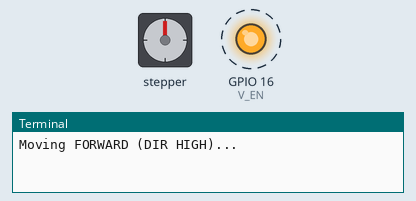
Recording of a program running on a simulated Raspberry Pi (BCM pin numbers). On the bench: stepper motor, output pins drawn as LEDs (lit = HIGH), the last lines printed to the terminal. Dashed ring = blinking. The stepper is drawn at 200 steps a turn; pins used as bus, display or sensor lines are not drawn.

Above: at 0.05 s.
At 0.85 s:
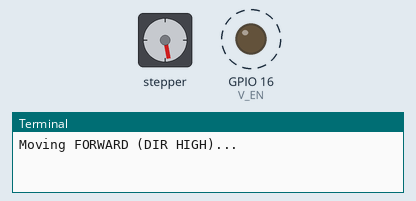
At 2.05 s:
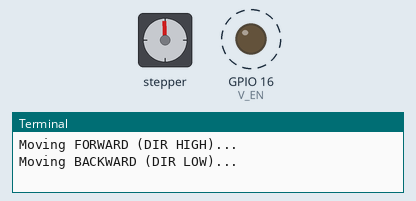
At 2.8 s:
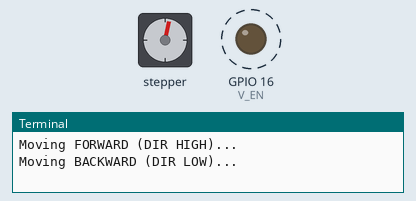
Timing chart, 0 to 8.8 s (numbered marks = the images above):
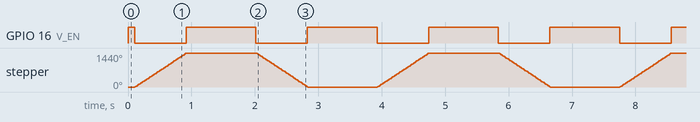

The program:

vertical_motor_test.py
```python
#!/usr/bin/env python3
import time
import sys
import lgpio

# Choose your set based on how you are ACTUALLY wired:
# SET A (from motor.py): STEP=12, DIR=13, EN=16
# SET B (from PINOUT.md): STEP=23, DIR=24, EN=25
V_STEP = 12
V_DIR  = 23
V_EN   = 16

# If the test still fails on DIR=13, change V_DIR to a completely
# different unused pin (like 24 or 26) and move the wire.

PULSE = 0.0005
# Added delay to ensure the driver registers the direction change
DIR_DELAY = 0.1

def test_vertical():
    h = None
    for chip in [4, 0]: # Try Pi 5 chip then Pi 4 chip
        try:
            h = lgpio.gpiochip_open(chip)
            break
        except: continue

    if h is None:
        print("Error: Could not open GPIO")
        return

    # Claim pins
    for p in [V_STEP, V_DIR]: lgpio.gpio_claim_output(h, p, 0)
    lgpio.gpio_claim_output(h, V_EN, 1) # Start disabled

    try:
        while True:
            # --- Forward ---
            print("Moving FORWARD (DIR HIGH)...")
            lgpio.gpio_write(h, V_DIR, 1)
            time.sleep(DIR_DELAY) # Stabilize DIR signal
            lgpio.gpio_write(h, V_EN, 0) # Enable
            for _ in range(800):
                lgpio.gpio_write(h, V_STEP, 1); time.sleep(PULSE)
                lgpio.gpio_write(h, V_STEP, 0); time.sleep(PULSE)
            lgpio.gpio_write(h, V_EN, 1) # Disable
            time.sleep(1)

            # --- Backward ---
            print("Moving BACKWARD (DIR LOW)...")
            lgpio.gpio_write(h, V_DIR, 0)
            time.sleep(DIR_DELAY) # Stabilize DIR signal
            lgpio.gpio_write(h, V_EN, 0) # Enable
            for _ in range(800):
                lgpio.gpio_write(h, V_STEP, 1); time.sleep(PULSE)
                lgpio.gpio_write(h, V_STEP, 0); time.sleep(PULSE)
            lgpio.gpio_write(h, V_EN, 1) # Disable
            time.sleep(1)

    except KeyboardInterrupt:
        pass
    finally:
        lgpio.gpio_write(h, V_EN, 1)
        lgpio.gpiochip_close(h)

test_vertical()
```

Measured:
- by itself, GPIO 16 (V_EN): alternates HIGH for 1.1 s and LOW for 0.81 s
- by itself, stepper: turns 1440° clockwise in 0.82 s, then 1440° counter-clockwise in 0.82 s, repeating every 3.8 s
